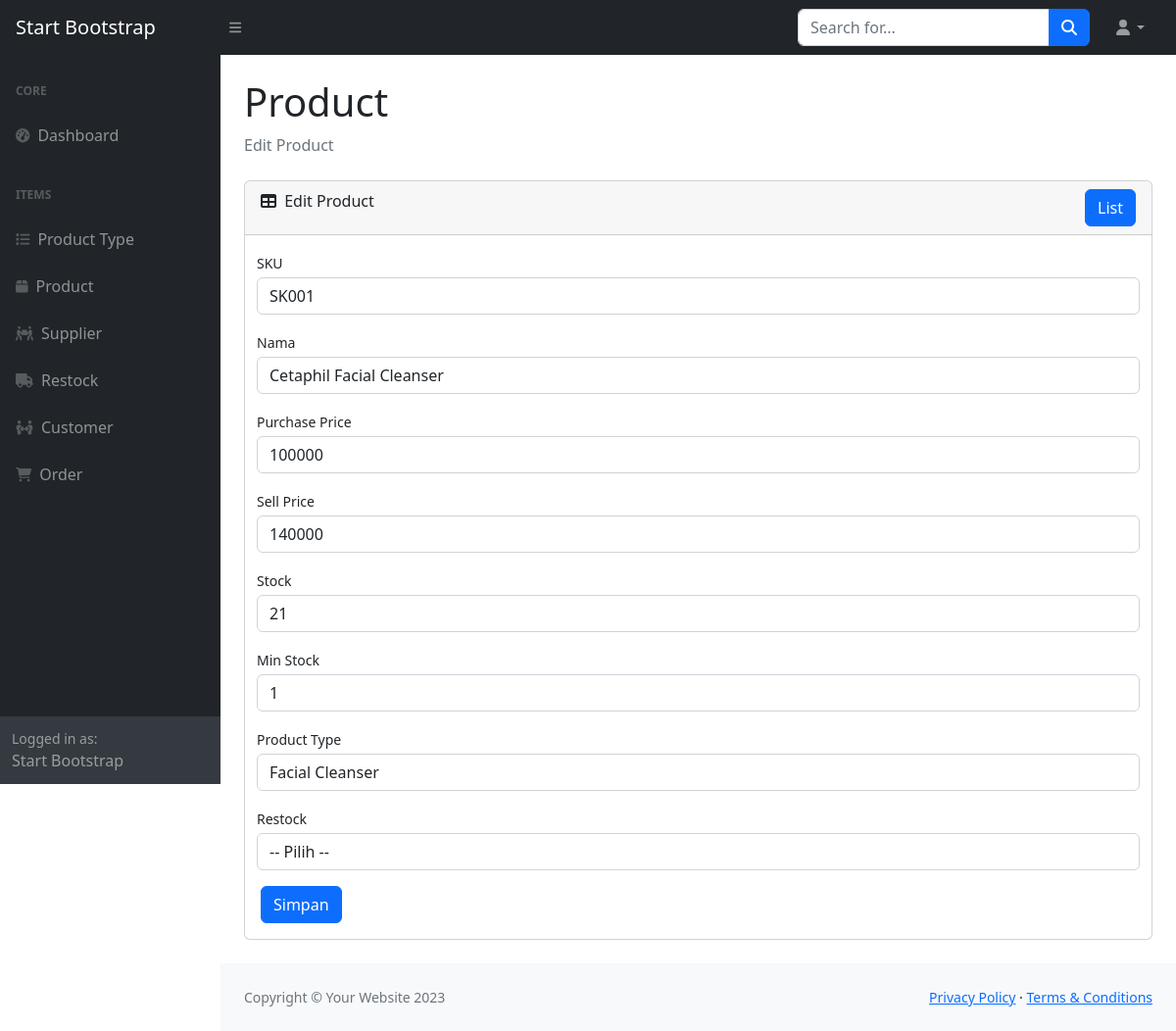
The app's page /page/product/edit.php?id=1 with its own data.
### tables this page shows
CREATE TABLE `product` (
  `id` int(11) NOT NULL,
  `sku` varchar(45) DEFAULT NULL,
  `name` varchar(45) DEFAULT NULL,
  `purchase_price` int(11) DEFAULT NULL,
  `sell_price` int(11) DEFAULT NULL,
  `stock` int(11) DEFAULT 0,
  `min_stock` int(11) DEFAULT 0,
  `product_type_id` int(11) NOT NULL,
  `restock_id` int(11) NOT NULL
);

CREATE TABLE `product_type` (
  `id` int(11) NOT NULL,
  `name` varchar(45) DEFAULT NULL
);

### classes/Database.php (called while the page is built, shortened)
<?php
class Database
{
    private $host = 'localhost';
    private $user = 'root';
    private $pass  = '';
    private $db_name = 'health';
    public $conn;
    public $stmt;
    public function __construct()
    {
        $dsn = 'mysql:host=' . $this->host . ';dbname=' . $this->db_name;
        $option = [
            PDO::ATTR_PERSISTENT => true,
            PDO::ATTR_ERRMODE => PDO::ERRMODE_EXCEPTION
        ];
        try {
            $this->conn = new PDO($dsn, $this->user, $this->pass, $option);
        } catch (PDOException $e) {
            die($e->getMessage());
        }
    }
    public function query($query)
    {
        $this->stmt = $this->conn->prepare($query);
    }
    public function bind($param, $value, $type = null)
    {
        if (is_null($type)) {
            switch ($value) {
                default:
                    $type = PDO::PARAM_STR;
                    break;
            }
        }
        $this->stmt->bindValue($param, $value, $type);
    }
    public function execute()
    {
        return $this->stmt->execute();
    }
    public function fetchAll()
    {
        $this->execute();
        return $this->stmt->fetchAll(PDO::FETCH_ASSOC);
    }
    public function fetch()
    {
        $this->execute();
        return $this->stmt->fetch(PDO::FETCH_ASSOC);
    }
}

### classes/Product.php (called while the page is built, shortened)
<?php
require_once 'Database.php';
class Product
{
    public $db;
    public function __construct()
    {
        $this->db = new Database;
    }
    public function getById($id)
    {
        $this->db->query('SELECT product.*, product_type.name AS product_type_name, restock.restock_number AS restock_number FROM product INNER JOIN product_type ON product.product_type_id = product_type.id INNER JOIN restock ON product.restock_id = restock.id WHERE product.id = :id');
        $this->db->bind(':id', $id);
        return $this->db->fetch();
    }
}

### classes/ProductType.php (called while the page is built, shortened)
<?php
require_once 'Database.php';
class ProductType
{
    public $db;
    public function __construct()
    {
        $this->db = new Database;
    }
    public function getAll()
    {
        $this->db->query('SELECT * FROM product_type');
        return $this->db->fetchAll();
    }
}

### page/product/edit.php (the view, shortened to what this page needs)
<?php
require_once '../../classes/Database.php';
require_once '../../classes/Product.php';
require_once '../../classes/ProductType.php';
$product = new Product;
$productType = new ProductType;
$productTypes = $productType->getAll();
$id = $_GET['id'];
$data = $product->getById($id);
$errSku = $errName = $errPurchasePrice = $errSellPrice = $errStock = $errMinStock = $errProductTypeId = $errRestockId = '';
?>
<!DOCTYPE html>
<html lang="en">
<head>
    <link href="https://cdn.jsdelivr.net/npm/simple-datatables@7.1.2/dist/style.min.css" rel="stylesheet" />
    <link href="../../assets/css/styles.css" rel="stylesheet" />
    <link href="../../assets/css/sweetalert.css" rel="stylesheet" />
</head>
<body class="sb-nav-fixed">
    <?php require_once '../../templates/header.php'; ?>
    <div id="layoutSidenav">
        <?php require_once '../../templates/navbar.php'; ?>
        <div id="layoutSidenav_content">
            <main>
                <div class="container-fluid px-4">
                    <h1 class="mt-4">Product</h1>
                    <ol class="breadcrumb mb-4">
                        <li class="breadcrumb-item active">Edit Product</li>
                    </ol>
                    <div class="card mb-4">
                        <div class="card-header">
                            <div class="d-flex justify-content-between">
                                <div class="title">
                                    <i class="fas fa-table me-1"></i>
                                    Edit Product
                                </div>
                                <div class="data-add">
                                    <a href="list.php" class="btn btn-primary">List</a>
                                </div>
                            </div>
                        </div>
                        <div class="card-body">
                            <form id="form" method="POST" action="">
                                <div class="row">
                                    <div class="col-md-12 gx-3 mb-3">
                                        <label class="small mb-1" for="sku">SKU</label>
                                        <input class="form-control <?= $errSku ? 'is-invalid' : '' ?>" id="sku" name="sku" type="text" placeholder="SKU" value="<?= $data['sku'] ?>" />
                                    </div>
                                    <div class="col-md-12 gx-3 mb-3">
                                        <label class="small mb-1" for="name">Nama</label>
                                        <input class="form-control <?= $errName ? 'is-invalid' : '' ?>" id="name" name="name" type="text" placeholder="Nama" value="<?= $data['name'] ?>" />
                                    </div>
                                    <div class="col-md-12 gx-3 mb-3">
                                        <label class="small mb-1" for="purchase_price">Purchase Price</label>
                                        <input class="form-control <?= $errPurchasePrice ? 'is-invalid' : '' ?>" id="purchase_price" name="purchase_price" type="text" placeholder="Purchase Price" value="<?= $data['purchase_price'] ?>" />
                                    </div>
                                    <div class="col-md-12 gx-3 mb-3">
                                        <label class="small mb-1" for="sell_price">Sell Price</label>
                                        <input class="form-control <?= $errSellPrice ? 'is-invalid' : '' ?>" id="sell_price" name="sell_price" type="text" placeholder="Sell Price" value="<?= $data['sell_price'] ?>" />
                                    </div>
                                    <div class="col-md-12 gx-3 mb-3">
                                        <label class="small mb-1" for="stock">Stock</label>
                                        <input class="form-control <?= $errStock ? 'is-invalid' : '' ?>" id="stock" name="stock" type="text" placeholder="Stock" value="<?= $data['stock'] ?>" />
                                    </div>
                                    <div class="col-md-12 gx-3 mb-3">
                                        <label class="small mb-1" for="min_stock">Min Stock</label>
                                        <input class="form-control <?= $errMinStock ? 'is-invalid' : '' ?>" id="min_stock" name="min_stock" type="text" placeholder="Min Stock" value="<?= $data['min_stock'] ?>" />
                                    </div>
                                    <div class="col-md-12 gx-3 mb-3">
                                        <label class="small mb-1" for="product_type_id">Product Type</label>
                                        <select class="form-control <?= $errProductTypeId ? 'is-invalid' : '' ?>" id="product_type_id" name="product_type_id">
                                            <?php foreach ($productTypes as $productType) : ?>
                                                <option value="<?= $productType['id'] ?>" <?= $productType['id'] == $data['product_type_id'] ? 'selected' : '' ?>><?= $productType['name'] ?></option>
                                            <?php endforeach; ?>
                                        </select>
                                    </div>
                                    <div class="col-md-12 gx-3 mb-3">
                                        <label class="small mb-1" for="restock_id">Restock</label>
                                        <select class="form-control <?= $errRestockId ? 'is-invalid' : '' ?>" id="restock_id" name="restock_id">
                                            <option value="">-- Pilih --</option>
                                        </select>
                                    </div>
                                </div>
                                <button class="btn btn-primary" type="submit" id="tombol_submit">Simpan</button>
                            </form>
                        </div>
                    </div>
                </div>
            </main>
            <?php require_once '../../templates/footer.php'; ?>
        </div>
    </div>
</body>
</html>

### records on screen
product: sku "SK001", name "Cetaphil Facial Cleanser", purchase_price "100000", sell_price "140000", stock "21", min_stock "1", product_type_id "Facial Cleanser"
